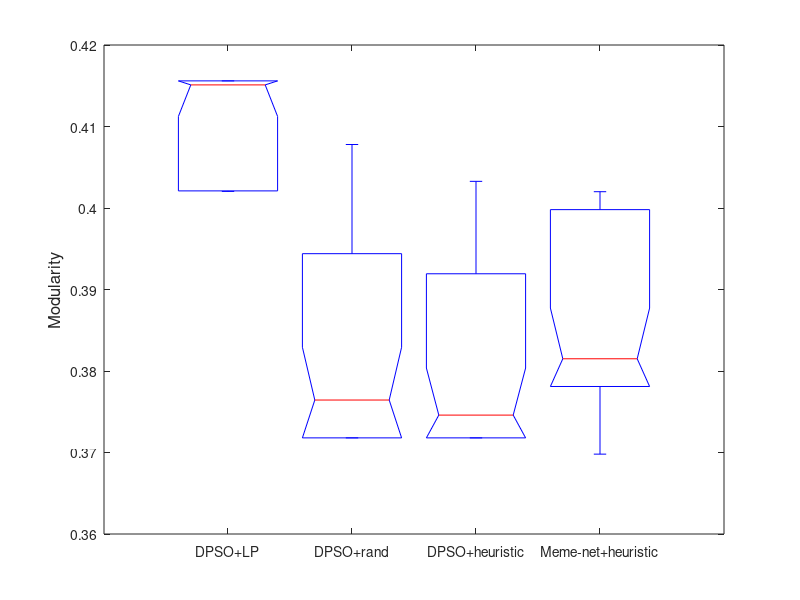

The MATLAB source for this figure: (Note: this script raises an error after producing the figure.)
%%%%%%%%%%%%%%%%%%%%%%%%%%%%%%%%%%%
%%%% testing different initialization methods on DPSO algorithm



%%%% box plot of Q on karate network, 30 runs
figure(1)
DPSO_LP=[0.415105 0.402038 0.415105 0.415598 0.415598 0.415105 0.415105 0.403271 0.415598 0.402038 0.402038 0.402038 0.415105 0.415598 0.402038 0.415105 0.403271 0.402038 0.415598 0.402038 0.415598 0.403271 0.415105 0.403271 0.402285 0.415598 0.402038 0.415598 0.415598 0.415105]';
DPSO_heuristic=[0.402038 0.402038 0.371795 0.39908 0.374753 0.371795 0.380342 0.376397 0.405901 0.371795 0.371795 0.394395 0.374671 0.378041 0.371795 0.378369 0.39908 0.371795 0.371795 0.377137 0.375164 0.39908 0.371795 0.394395 0.376397 0.372699 0.371795 0.386999 0.376479 0.407791 ]';
DPSO_random=[0.371795 0.378698 0.371795 0.39908 0.371795 0.376397 0.39045 0.372781 0.372206 0.392423 0.372781 0.394395 0.371795 0.371795 0.402038 0.376397 0.393738 0.371795 0.375164 0.371795 0.402038 0.371795 0.374425 0.378698 0.39908 0.403271 0.371795 0.372206 0.371795 0.374753 ]';
Meme_net_heuristic=[0.4020 0.4020 0.3998 0.3789 0.3805 0.3857 0.3777 0.3698 0.3825 0.3781 0.4020 0.4020 0.3998 0.3789 0.3805 0.3857 0.3777 0.3698 0.3825 0.3781 0.4020 0.4020 0.3998 0.3789 0.3805 0.3857 0.3777 0.3698 0.3825 0.3781]';

boxplot([DPSO_LP,DPSO_heuristic,DPSO_random,Meme_net_heuristic],1);
ylabel('Modularity');
set(get(gca,'ylabel'),'fontsize',12);
set(gca,'XTickLabel',{'DPSO+LP','DPSO+rand','DPSO+heuristic','Meme-net+heuristic'});
gtext('DPSO+LP','fontsize',12)
gtext('DPSO+heuristic','fontsize',12);
gtext('DPSO+rand','fontsize',12);
gtext('Meme-net+heuristic','fontsize',12);
set(gca,'fontsize',12);
set(gca,'linewidth',2.0);


%%%% box plot of Q on netscience network, 30 runs
figure(5)
DPSO_LP=[0.949943 0.952774 0.951311 0.951545 0.950558 0.951569 0.951717 0.950803 0.950868 0.947814 0.948843 0.945113 0.955239 0.952035 0.950133 0.952407 0.952004 0.95035 0.953416 0.949517 0.952398 0.9523 0.950797 0.950848 0.952189 0.951691 0.951521 0.954223 0.95234 0.948906]';
DPSO_heuristic=[0.951474 0.952367 0.95156 0.951698 0.953068 0.951384 0.951416 0.949423 0.950412 0.946593 0.952807 0.949035 0.953681 0.949459 0.954002 0.953058 0.950084 0.946427 0.951946 0.951337 0.949588 0.950754 0.950002 0.952549 0.950766 0.951033 0.95102 0.951406 0.949071 0.950175 ]';
DPSO_random=[0.952064 0.951672 0.948177 0.951072 0.946221 0.951686 0.94849 0.949819 0.94578 0.94687 0.948514 0.947527 0.952763 0.950278 0.945921 0.950106 0.95097 0.946921 0.94672 0.950883 0.952838 0.948738 0.949262 0.948493 0.951912 0.949394 0.950343 0.947983 0.94991 0.950533 ]';
boxplot([DPSO_LP,DPSO_heuristic,DPSO_random],1);
ylabel('Modularity');
set(get(gca,'ylabel'),'fontsize',12);
set(gca,'XTickLabel',{'LP','rand','heuristic'});
gtext('LP','fontsize',12)
gtext('heuristic','fontsize',12);
gtext('rand','fontsize',12);
set(gca,'fontsize',12);
set(gca,'linewidth',2.0);


%%%%%%%%%%%%%%%%%%%%%%%%%%%%%%%%%%%%%%%%%%%%%%%%%%%%%%%%%%%